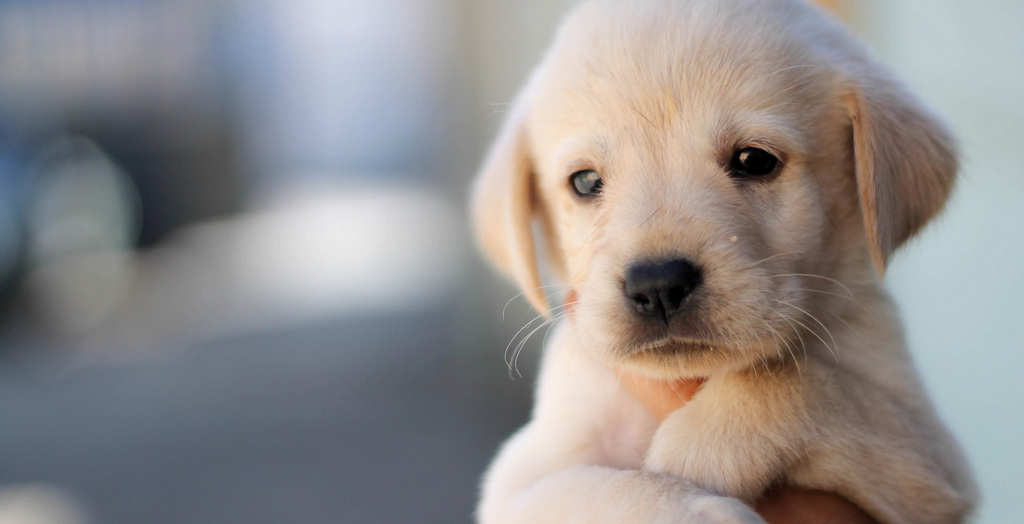
#> input picture comVision/dog_img.bmp, 1024 x 524 px
$ python img_info.py
#> lines starting #> are read from the running program, lines starting #| are printed output that depends on the picture; after the words box and inside, x2 and y2 are one past the last pixel; in counts of white or black regions, pixels touching at a corner belong together
# 영상의 속성

import cv2

# img1은 numpy.ndarray 타입이다.
# openCV는 영상데이터를 표현할 때 numpy.ndarray로 표현
img1 = cv2.imread('./dog_img.bmp', cv2.IMREAD_GRAYSCALE)
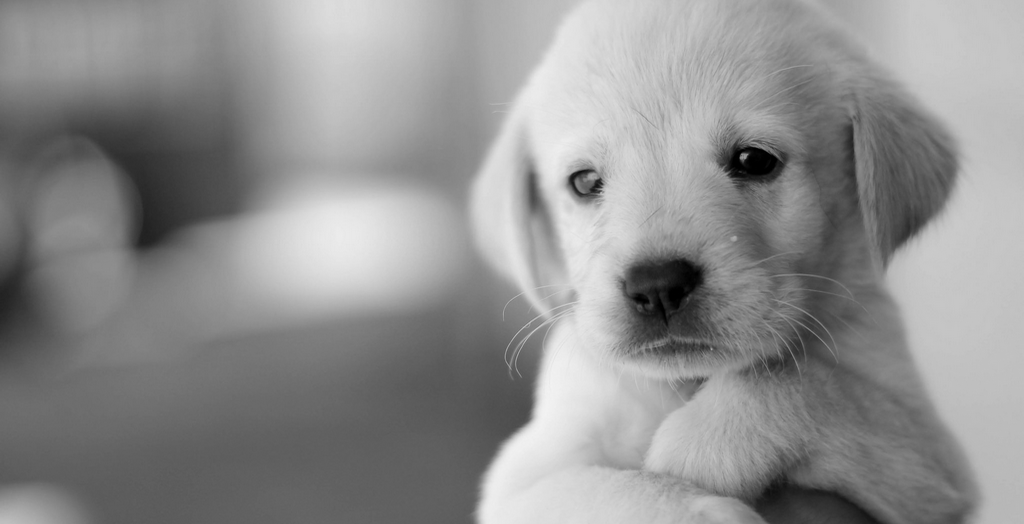
#> img1: shape (524, 1024); min 0, max 243, mean 142.9
img2 = cv2.imread('./dog_img.bmp', cv2.IMREAD_COLOR)
#> img2 is the input picture: shape (524, 1024, 3); mean B, G, R 141.4, 142, 145.4

print(type(img1))
#| <class 'numpy.ndarray'>
print(img1.shape)
#| (524, 1024)
print(img2.shape)
#| (524, 1024, 3)
print(img2.dtype)
#| uint8

if len(img1.shape) == 2:
    print("img1은 그레이스케일")
elif len(img1.shape) == 3:
    print('img1은 트루컬러')

# img2의 이미지 사이즈 출력하기
h, w = img2.shape[:2]
#> h = 524; w = 1024
print('img2 사이즈 : {} x {}'.format(w,h))
#| img2 사이즈 : 1024 x 524

h, w = img1.shape
print('img2 사이즈 : {} x {}'.format(w,h))
#| img2 사이즈 : 1024 x 524

## 영상의 픽셀값 참조
x = 20
y = 10
p1 = img1[y, x]
#> p1 = 138
print(p1)
#| 138

p2 = img2[y, x]
#> p2 = [157, 141, 124]
print(p2)
#| [157 141 124]

# 영상에 값을 넣어보기
img1[y,x] = 0
#> img1: shape (524, 1024); under 0.01% of pixels changed, all inside (x1, y1, x2, y2) = (20, 10, 21, 11)
img2[y,x] = [50,50,250]

'''
for y in range(h):
    for x in range(w):
        img1[y, x] = 255
        img2[y, x] = (0,255,255)
'''

img1[:,:] = 255
#> img1: shape (524, 1024); every value is 255
img2[:,:] = (0, 0, 255)
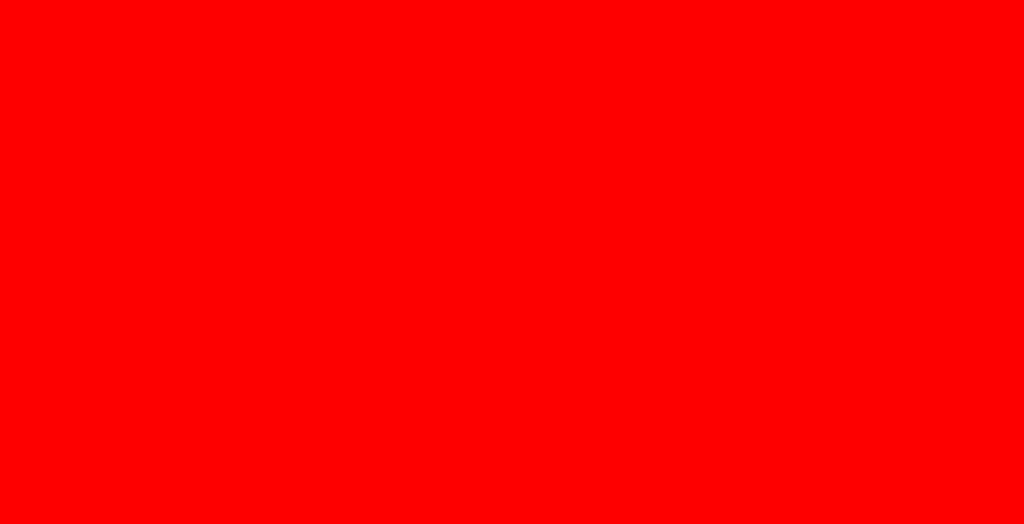
#> img2: shape (524, 1024, 3); mean B, G, R 0, 0, 255

cv2.imshow('img1',img1)
cv2.imshow('img2',img2)
cv2.waitKey()

cv2.destroyAllWindows()
